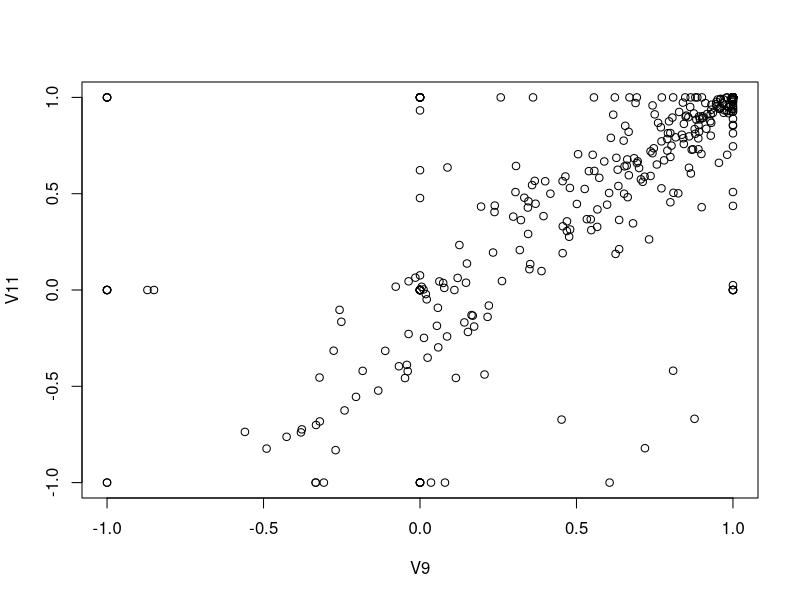

Source code (R):
# 1
library(mlbench)
data("Ionosphere")
myds <- Ionosphere[, 3:12]

# 2
corList <- data.frame(cor(myds))
corList <- 1 - abs(corList)
corList[corList == 0] <- 10
index <- which(corList == min(corList))[1]

x <- names(myds)[(index - index %% 10) / 10 + 1]
y <- names(myds)[index %% 10]

plot(myds[c(x, y)])

cor(myds[x], myds[y])
